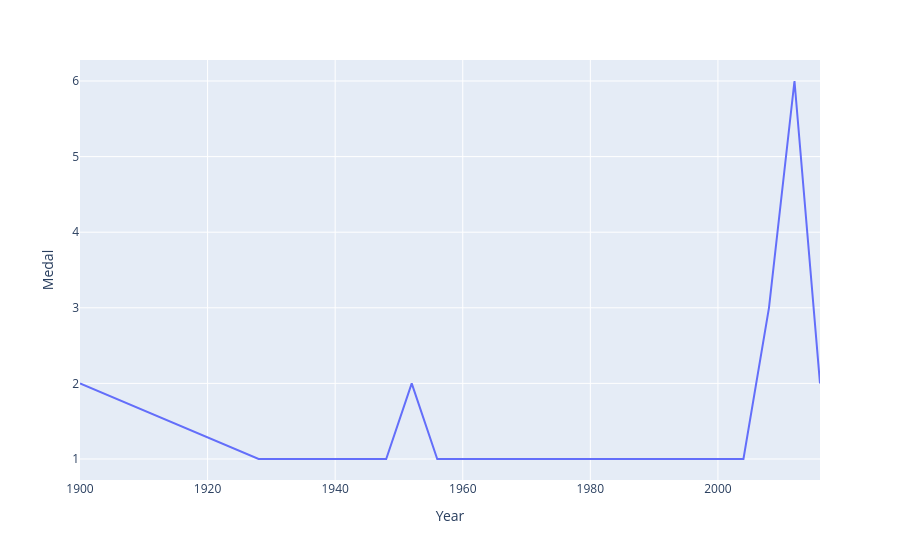

The code cell stored with this chart in its notebook:
### Code cell
fig=px.line(final,x='Year',y='Medal')
fig.show()

### Figure 1 — Plotly figure (JSON) as saved in the notebook; plotly's stock layout.template omitted (floating-point values rounded to 4 significant figures)
{"data": [{"hovertemplate": "Year=%{x}<br>Medal=%{y}<extra></extra>", "legendgroup": "", "line": {"color": "#636efa", "dash": "solid"}, "marker": {"symbol": "circle"}, "mode": "lines", "name": "", "orientation": "v", "showlegend": false, "type": "scatter", "x": [1900, 1928, 1932, 1936, 1948, 1952, 1956, 1960, 1964, 1968, 1972, 1980, 1996, 2000, 2004, 2008, 2012, 2016], "xaxis": "x", "y": [2, 1, 1, 1, 1, 2, 1, 1, 1, 1, 1, 1, 1, 1, 1, 3, 6, 2], "yaxis": "y"}], "layout": {"legend": {"tracegroupgap": 0}, "margin": {"t": 60}, "xaxis": {"anchor": "y", "domain": [0, 1], "title": {"text": "Year"}}, "yaxis": {"anchor": "x", "domain": [0, 1], "title": {"text": "Medal"}}}}
